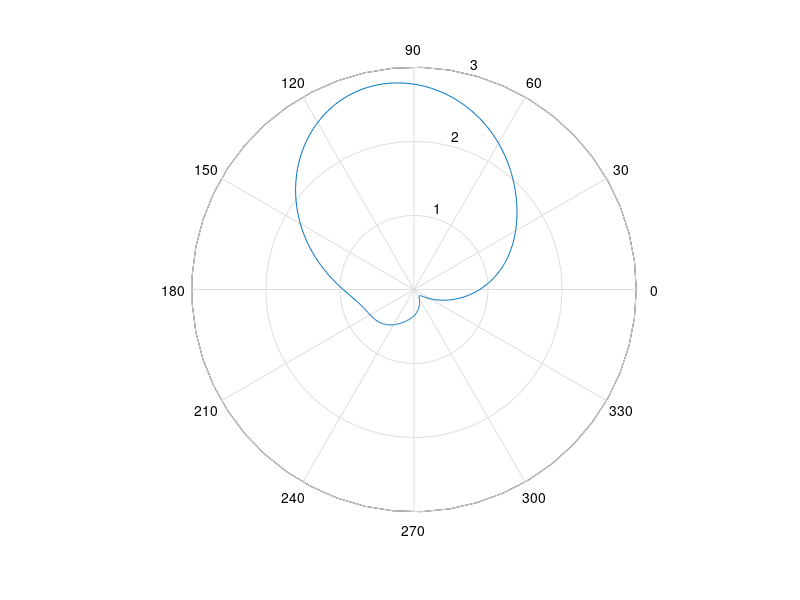
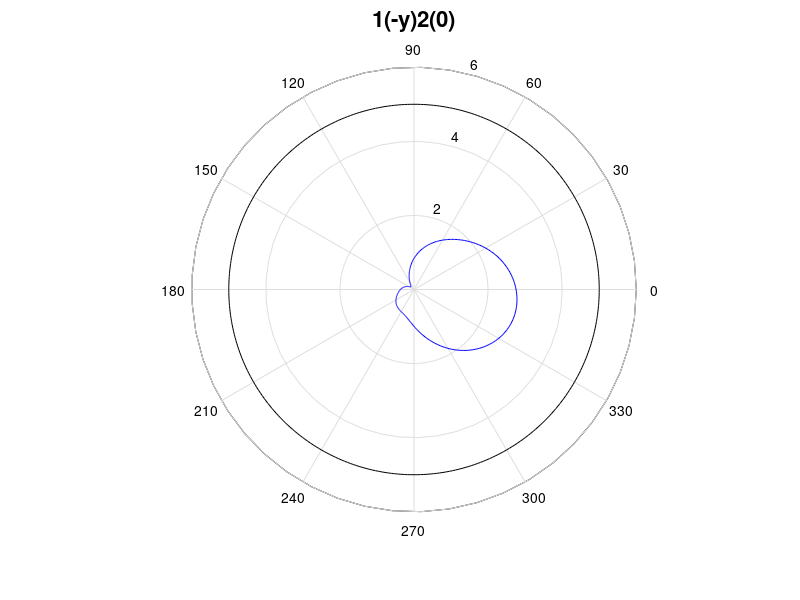

Recreate these plots in MATLAB, in order.
clc
clear all

load('1(0)2(+y)_theta45.mat')
polar(phi,gain);
gain2=zeros(size(gain));
gain_dB2=zeros(size(gain));
for i=1:1:length(gain)
    t1 = 45+i;
    t2 = 45-i;
%     t1 = 135+i;
%     t2 = 135-i;
    if t1 > 360
        t1=t1 - 360;
    end
    if t1 <= 0
        t1=t1 + 360;
    end
    if t2 > 360
        t2=t2 - 360;
    end
    if t2 <= 0
        t2=t2 + 360;
    end
    gain2(1,t1) = gain(1,t2);
    gain_dB2(1,t1) = gain_dB(1,t2);
end
gain2(1,361)=gain(1,89);
gain_dB2(1,361)=gain_dB(1,89);
% gain2(1,361)=gain(1,269);
% gain_dB2(1,361)=gain_dB(1,269);

gain=gain2;
gain_dB=gain_dB2;

% <=======================

% =======================>

figure;
polar(phi,5*ones(size(gain)),'k-')
hold on
polar(phi,gain,'b-')
title(['1(-y)2(0)'],'fontsize',16)
save('1(-y)2(0)_theta45.mat')